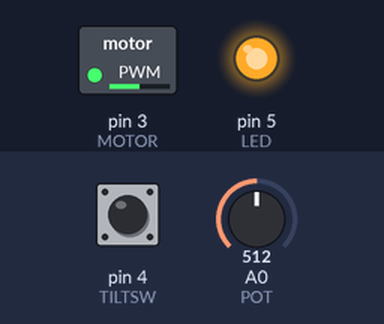
Recording of a sketch running on a simulated Arduino Uno, built with avr-gcc and run on an emulated ATmega328P. On the bench: switched loads named in the sketch (green lamp = pin HIGH), output pins drawn as LEDs (lit = HIGH). Inputs (shaded band) come from the test bench; at power-on: A0 (POT) = 512, pin 4 (TILTSW) HIGH.

Above: at 1.2 s.
1.3 s: A0 (POT) set to 716
At 2.6 s:
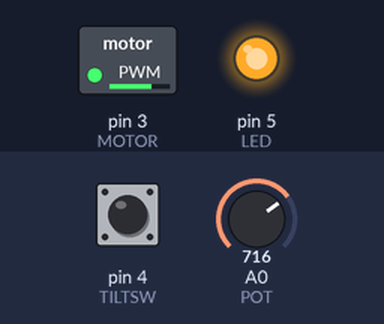
2.9 s: pin 4 (TILTSW) pulled LOW for 0.25 s
At 3.1 s:
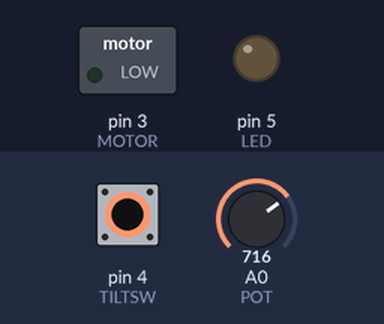
4.7 s: A0 (POT) set to 900
At 5.4 s:
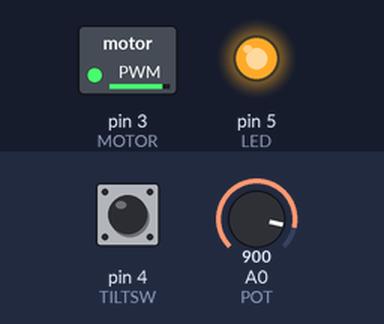
6.3 s: A0 (POT) set to 122
At 6.7 s:
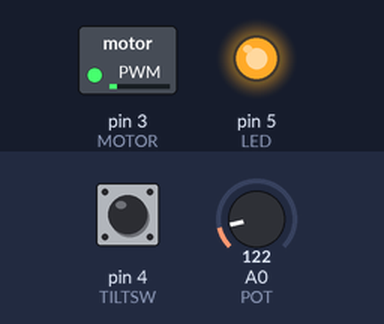
7.9 s: A0 (POT) set to 0
At 9.2 s:
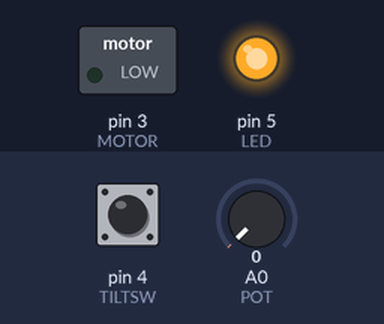
9.5 s: A0 (POT) set to 511
At 10.4 s:
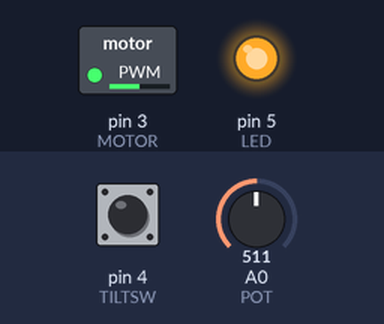
Timing chart, 0 to 12.1 s (numbered marks = the images above; inputs shaded):
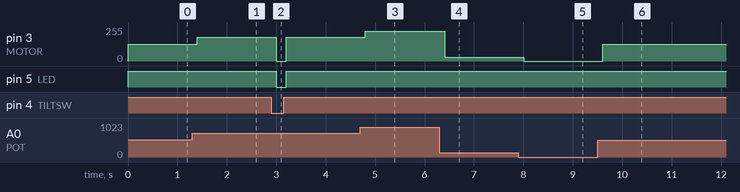

Measured:
- after the input at 1.3 s, pin 3 (MOTOR): 127/255 → 178/255 after 0.10 s
- after the input at 2.9 s, pin 3 (MOTOR): 178/255 → 0/255 after 0.10 s, → 178/255 0.20 s later; pin 5 (LED): HIGH → LOW after 0.10 s, → HIGH 0.20 s later
- after the input at 4.7 s, pin 3 (MOTOR): 178/255 → 224/255 after 0.10 s
- after the input at 6.3 s, pin 3 (MOTOR): 224/255 → 30/255 after 0.11 s
- after the input at 7.9 s, pin 3 (MOTOR): 30/255 → 0/255 after 0.11 s
- after the input at 9.5 s, pin 3 (MOTOR): 0/255 → 127/255 after 0.11 s

The sketch:

sketch_13_tilt_motor.ino
```cpp
#define POT    A0
#define MOTOR  3
#define TILTSW 4
#define LED    5

void setup() {
  pinMode(LED, OUTPUT);
  pinMode(TILTSW, INPUT_PULLUP);
  pinMode(MOTOR, OUTPUT);
}

void loop() {
  if(digitalRead(TILTSW) == LOW) {
    digitalWrite(LED, LOW);
    analogWrite(MOTOR, 0);
  } else {
    digitalWrite(LED, HIGH);
    int pot = analogRead(POT);
    int speed = map(pot, 0, 1023, 0, 255);
    analogWrite(MOTOR, speed);
  }
  delay(200);
}
```
